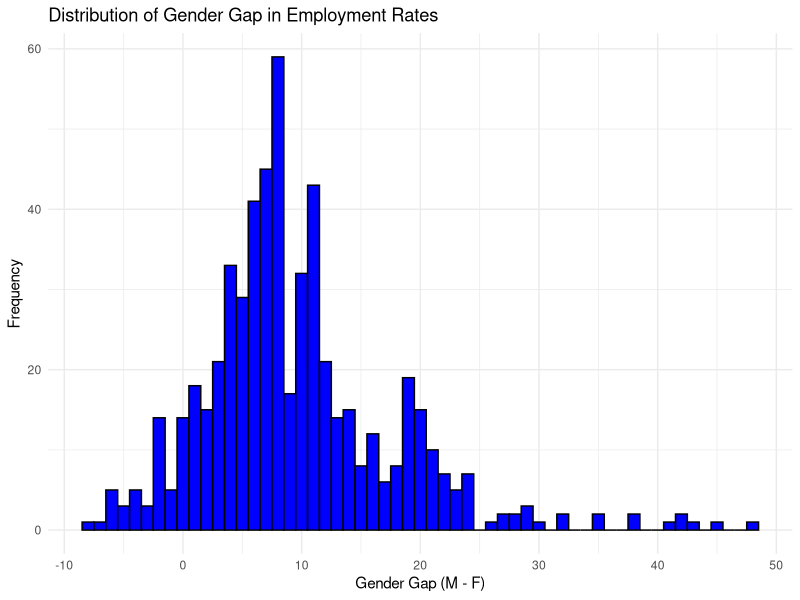
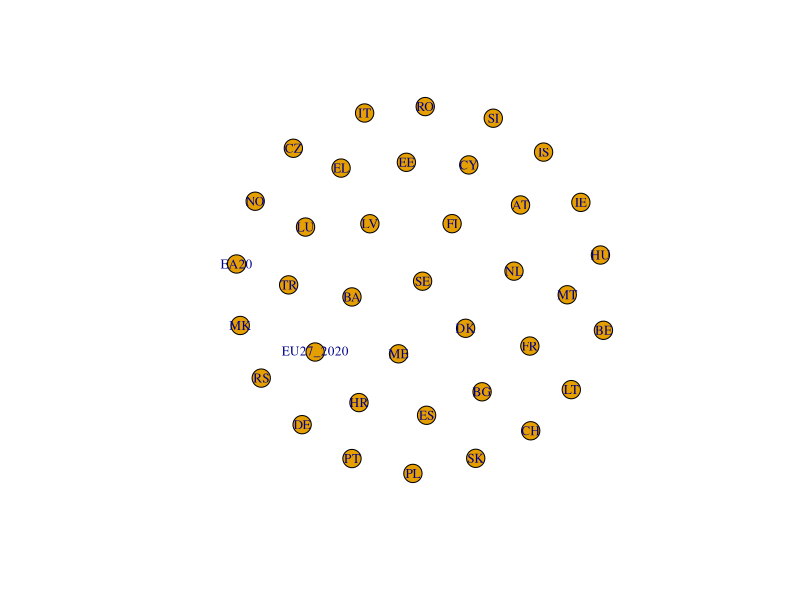

The R script that drew these images, in order:
#install the data table package if you don't have it
library(data.table)
#loading the dataset
dt <- fread("lfsi_emp_a__custom_11491788_linear.csv")
#removing the columns that are not needed
dt  <- dt[ , -2] 
dt  <- dt[ , -2]
dt  <- dt[ , -1] 
dt  <- dt[ , -4]
dt  <- dt[ , -7] 
dt  <- dt[ , -1] 
head(dt)

gapDT <- dcast(dt, age + geo + TIME_PERIOD ~ sex, value.var = "OBS_VALUE")

# Calculate the difference and create a new column
gapDT[, gap := M - F]
gapDT <- gapDT[order(TIME_PERIOD)]
head(gapDT)

library(ggplot2)


ggplot(gapDT, aes(x = gap)) +
  geom_histogram(binwidth = 1, fill = "blue", color = "black") +
  theme_minimal() +
  labs(title = "Distribution of Gender Gap in Employment Rates",
       x = "Gender Gap (M - F)",
       y = "Frequency")
create_correlation_network <- function(data, time_period, year, threshold) {
  # Filter data for the given time period
  data_filtered <- data[TIME_PERIOD == time_period]
  data_filtered <- data[age == year]
  # Create a wide format data.table with countries as columns and age groups as rows
  data_wide <- dcast(data_filtered, age ~ geo, value.var = "gap")
  
  # Calculate the correlation matrix
  corr_matrix <- cor(data_wide[, -1, with = FALSE], use = "complete.obs")
  
  # Apply the threshold to determine connections
  adj_matrix <- ifelse(abs(corr_matrix) > threshold, corr_matrix, 0)
  
  # Create an igraph object
  g <- graph.adjacency(adj_matrix, mode = "undirected", weighted = TRUE, diag = FALSE)
  
  return(g)
}
library(igraph)
# Example: Create a correlation network for 2020 with a threshold of 0.7
network_2020 <- create_correlation_network(gapDT, 2020,"Y25-54", 0.1)

# Plot the network
plot(network_2020, edge.width = E(network_2020)$weight * 5, vertex.size = 10, vertex.label.cex = 0.8)

